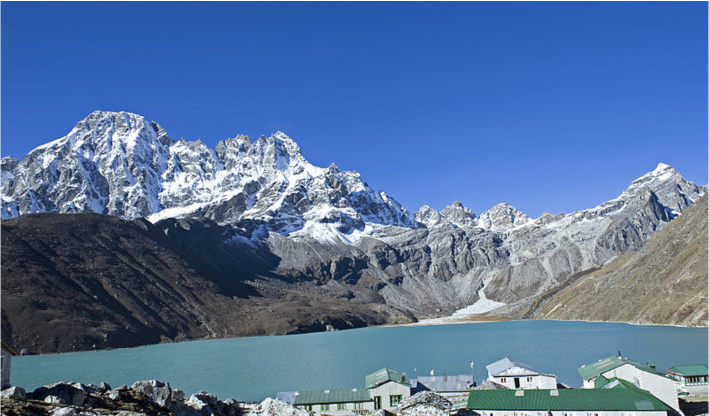
#> input picture opencv/1.images/transformations/nature.png, 1418 x 832 px (shown at 1/2 size)
$ python translation.py
#> lines starting #> are read from the running program, lines starting #| are printed output that depends on the picture
import cv2 as cv
import numpy as np

# x : Right
# -x : Left
# y : Down
# -y : Up
def translate(img, x, y):
    translation_matrix = np.float32([[1, 0, x], [0, 1, y]])
    width = img.shape[1]
    height = img.shape[0]

    dimensions = (width, height)
    return cv.warpAffine(img, translation_matrix, dimensions)

# Read the image as matrix of pixels
image = cv.imread('nature.png')
#> image is the input picture: shape (832, 1418, 3); mean B, G, R 157.6, 115.6, 87.2
image = cv.resize(image, (1000, 800))
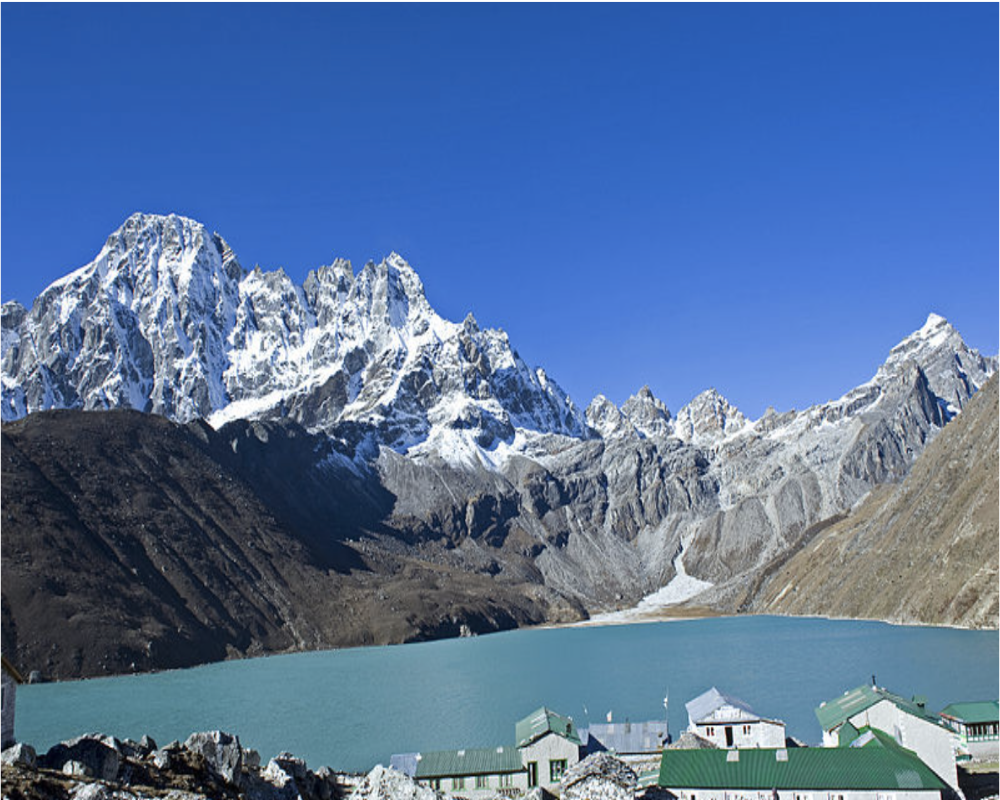
#> image: shape (800, 1000, 3); mean B, G, R 157.6, 115.6, 87.2

# Display the image in new window
cv.imshow('Nature', image)
cv.imshow('Image shifted 150 pixels right and 100 pixels down', translate(image, 150, 100))
#> in translate, `return cv.warpAffine(img, translation_matrix, dimensions)`:
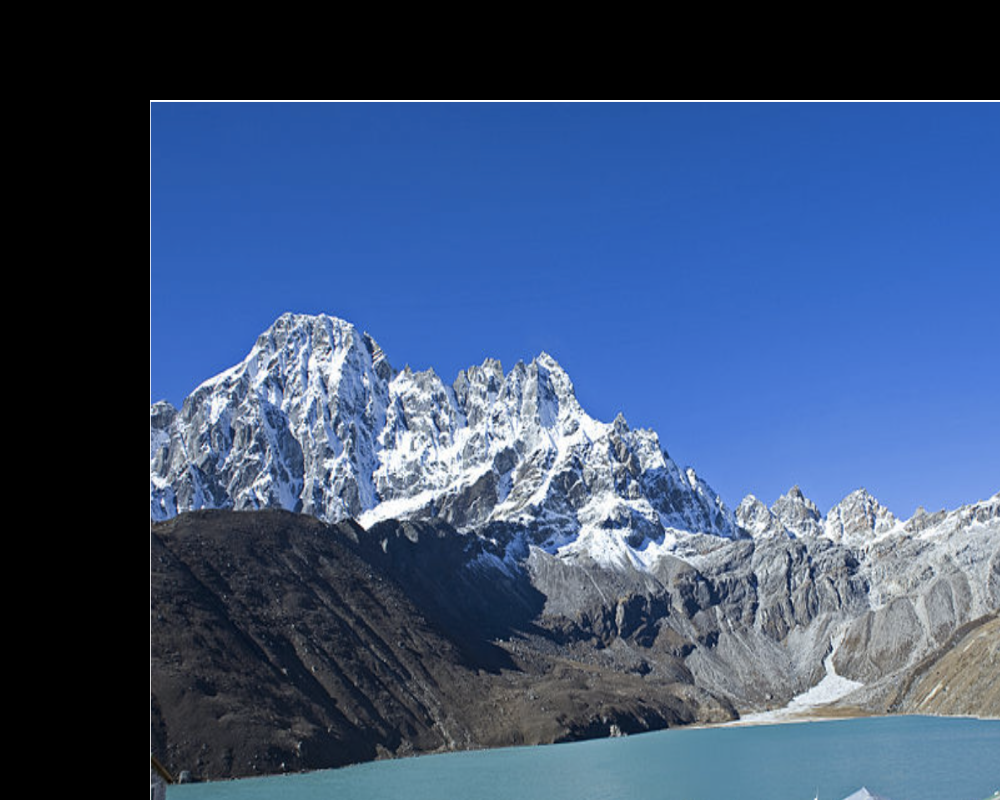
#> returned value: shape (800, 1000, 3); mean of channels 0, 1, 2 117.7, 82.2, 60.5; drawn as B, G, R
cv.imshow('Image shifted 150 pixels left and 200 pixels up', translate(image, -150, -200))
#> call 2 of translate, with x = -150, y = -200
#> in translate (call 2), `return cv.warpAffine(img, translation_matrix, dimensions)`:
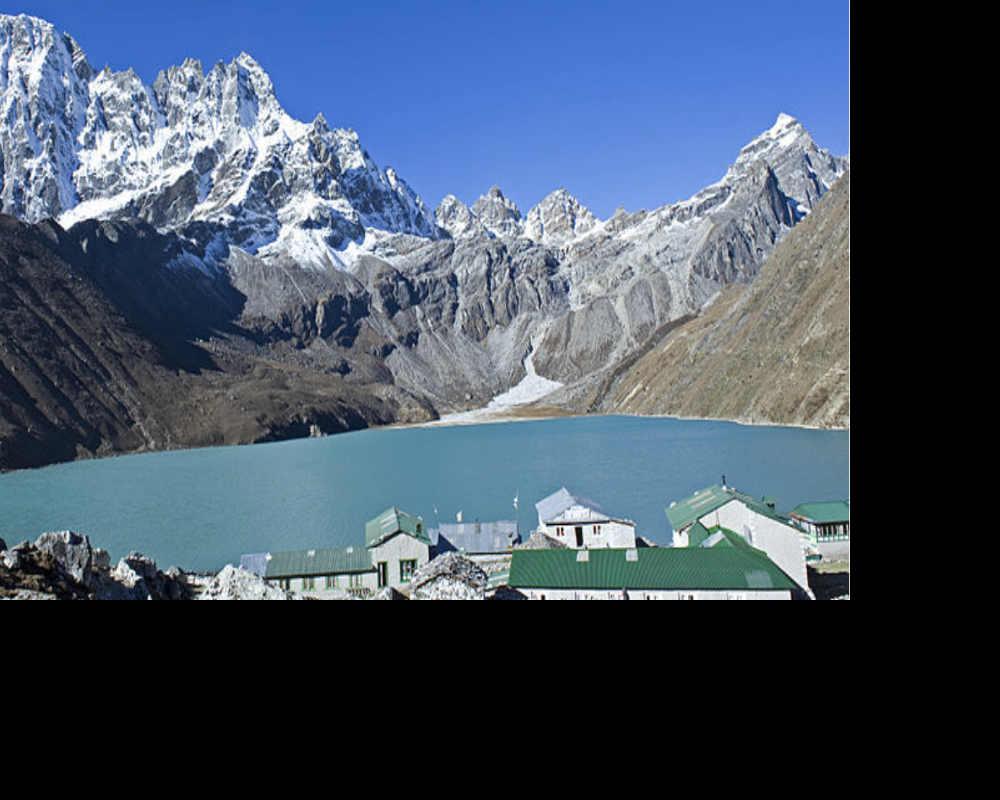
#> returned value: shape (800, 1000, 3); mean of channels 0, 1, 2 99.5, 81.5, 67.1; drawn as B, G, R

# Wait for Infinite amount of time for a keyboard key to be pressed
cv.waitKey(0)

# Close the OpenCV windows
cv.destroyAllWindows()

$ run again, with opencv/1.images/transformations/buildings.png copied over opencv/1.images/transformations/nature.png
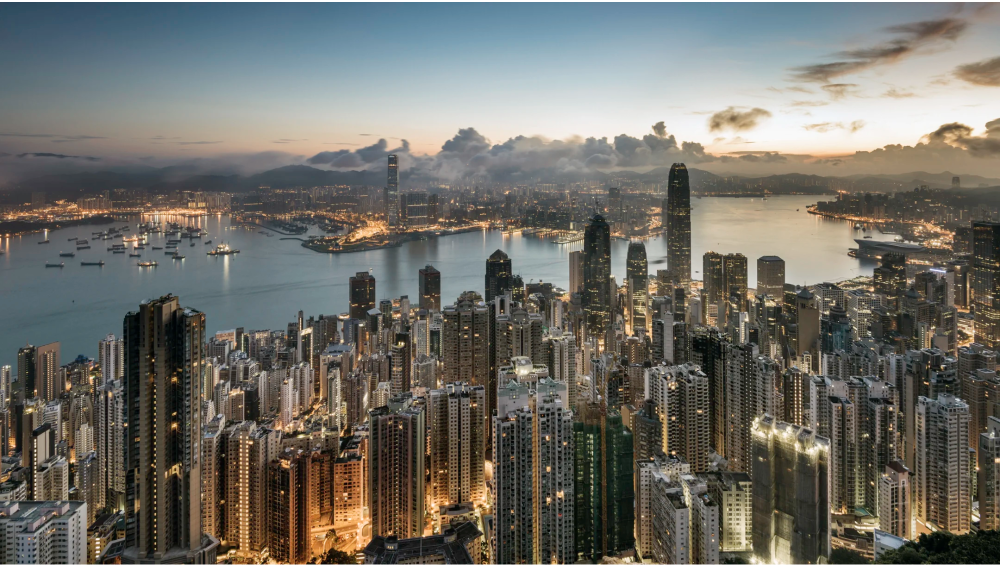
#> input picture opencv/1.images/transformations/buildings.png, 2000 x 1130 px (shown at 1/2 size)
#> image is the input picture: shape (1130, 2000, 3); mean B, G, R 102.3, 109.2, 110.7
#> `image = cv.resize(image, (1000, 800))`:
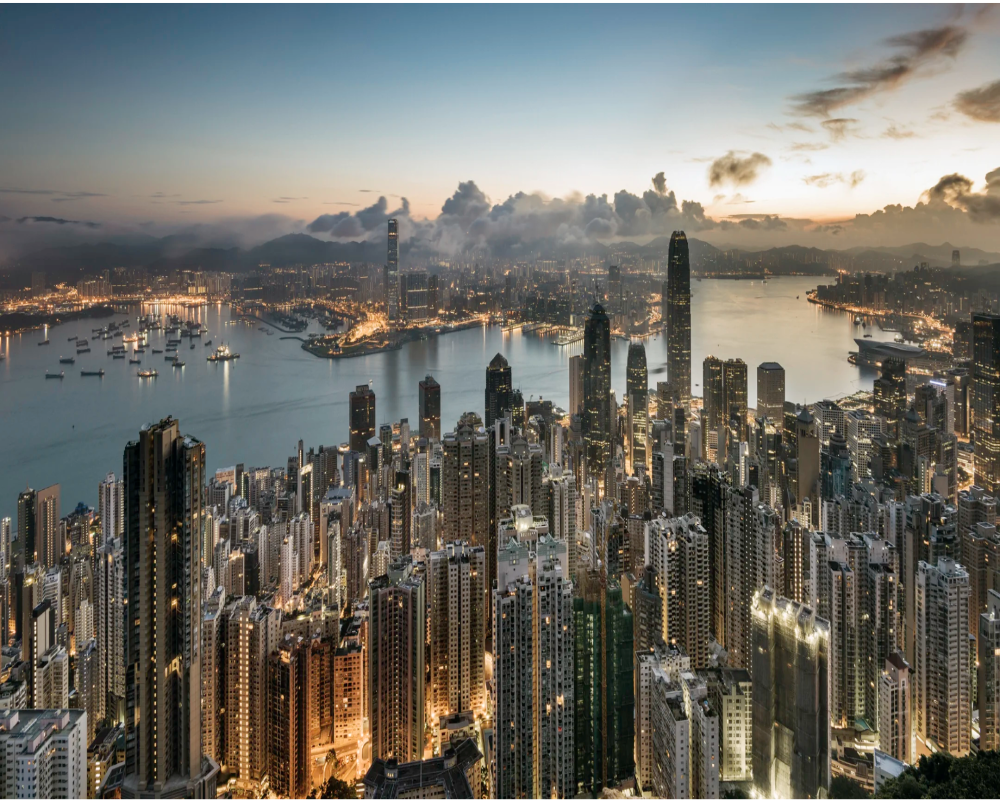
#> image: shape (800, 1000, 3); mean B, G, R 102.3, 109.2, 110.7
#> in translate (call 2), `return cv.warpAffine(img, translation_matrix, dimensions)`:
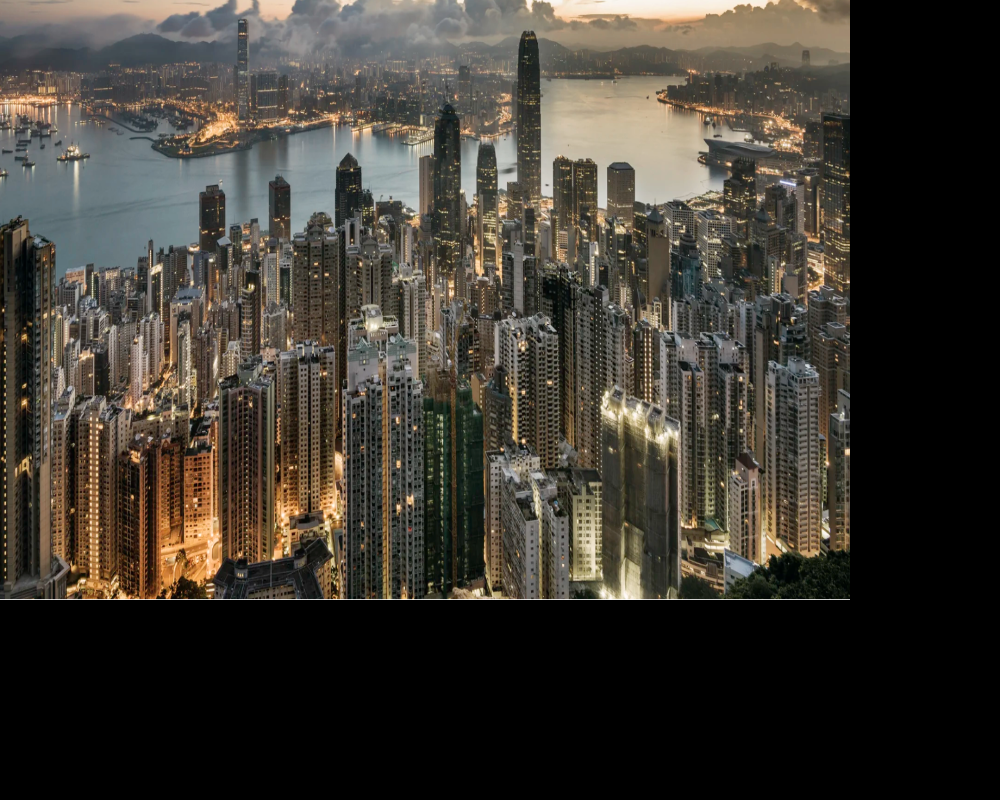
#> returned value: shape (800, 1000, 3); mean of channels 0, 1, 2 50.3, 57.9, 62.5; drawn as B, G, R
